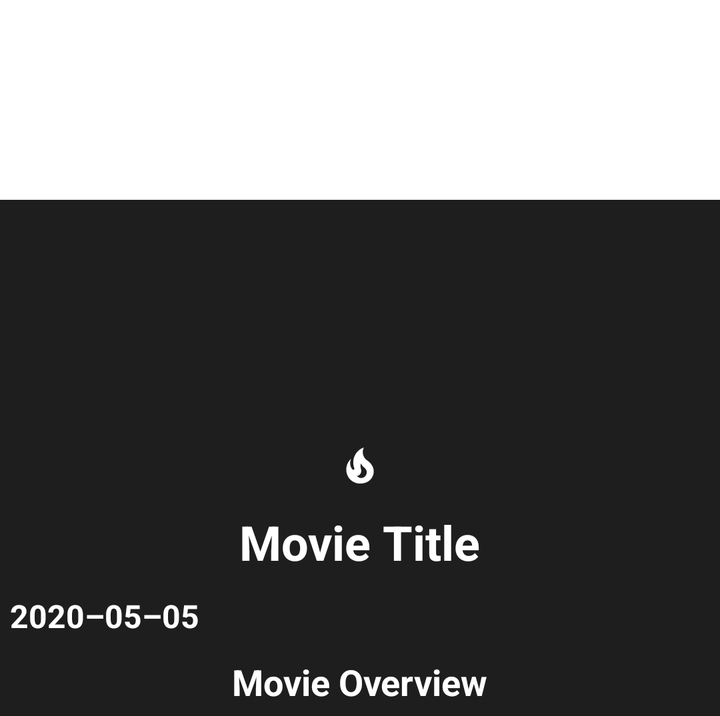
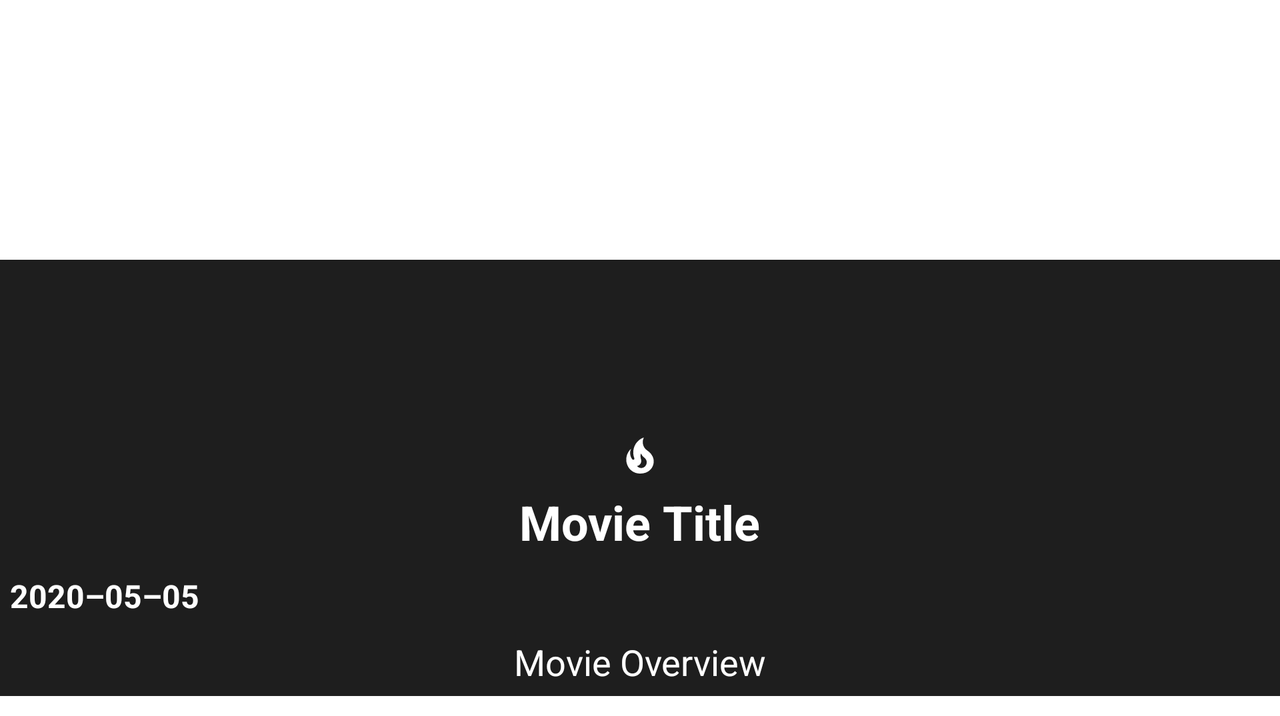

One screen, two layout resources from the same app: the default and the repository's alternative for another configuration. Each is rendered where Android would select it; the XML of both is given below.
<!-- AndroidManifest.xml: application theme AppTheme -->
<!-- res/layout/fragment_details.xml -->
<?xml version="1.0" encoding="utf-8"?>
<ScrollView xmlns:android="http://schemas.android.com/apk/res/android"
    xmlns:app="http://schemas.android.com/apk/res-auto"
    android:layout_width="match_parent"
    android:layout_height="wrap_content">
<androidx.constraintlayout.widget.ConstraintLayout
    android:id="@+id/movie_detail"
    android:layout_width="match_parent"
    android:layout_height="wrap_content">

    <LinearLayout
        android:id="@+id/linear_layout"
        android:layout_width="match_parent"
        android:layout_height="wrap_content"
        android:layout_marginTop="100dp"
        android:background="#1E1E1E"
        android:gravity="center_horizontal"
        android:orientation="vertical"
        android:padding="5dp"
        app:layout_constraintStart_toStartOf="parent"
        app:layout_constraintEnd_toEndOf="parent"
        app:layout_constraintTop_toTopOf="parent">

        <TextView
            android:id="@+id/tvFragmentTitle"
            android:layout_width="wrap_content"
            android:layout_height="wrap_content"
            android:layout_marginTop="150dp"
            android:text="@string/movie_title"
            android:textColor="#FFF"
            android:textSize="24sp"
            android:textStyle="bold" />

        <TextView
            android:id="@+id/tvFragmentDate"
            android:layout_width="wrap_content"
            android:layout_height="wrap_content"
            android:layout_gravity="start"
            android:layout_marginTop="10dp"
            android:text="@string/_2020_05_05"
            android:textColor="#FFF"
            android:textSize="16sp"
            android:textStyle="bold" />

            <TextView
                android:id="@+id/tvFragmentOverview"
                android:layout_width="wrap_content"
                android:layout_height="wrap_content"
                android:layout_marginTop="10dp"
                android:text="@string/movie_overview"
                android:textColor="#FFF"
                android:textSize="18sp"
                android:textStyle="bold" />
    </LinearLayout>

    <ImageView
        android:id="@+id/ivFragmentPoster"
        android:layout_width="200dp"
        android:layout_height="wrap_content"
        android:layout_alignParentTop="true"
        android:layout_centerHorizontal="true"
        android:backgroundTint="#000"
        android:contentDescription="@string/imageview_fragment_description"
        android:padding="5dp"
        android:src="@drawable/ic_fire"
        android:translationY="150dp"
        app:layout_constraintBottom_toTopOf="@id/linear_layout"
        app:layout_constraintStart_toStartOf="parent"
        app:layout_constraintEnd_toEndOf="parent" />
</androidx.constraintlayout.widget.ConstraintLayout>
</ScrollView>
<!-- resources referenced by this layout -->
<resources>
  <!-- drawable ic_fire (drawable) -->
  <vector xmlns:android="http://schemas.android.com/apk/res/android"
      android:width="24dp"
      android:height="24dp"
      android:viewportWidth="24"
      android:viewportHeight="24">
      <path
          android:fillColor="#FFF"
          android:pathData="M17.55,11.2C17.32,10.9 17.05,10.64 16.79,10.38C16.14,9.78 15.39,9.35 14.76,8.72C13.3,7.26 13,4.85 13.91,3C13,3.23 12.16,3.75 11.46,4.32C8.92,6.4 7.92,10.07 9.12,13.22C9.16,13.32 9.2,13.42 9.2,13.55C9.2,13.77 9.05,13.97 8.85,14.05C8.63,14.15 8.39,14.09 8.21,13.93C8.15,13.88 8.11,13.83 8.06,13.76C6.96,12.33 6.78,10.28 7.53,8.64C5.89,10 5,12.3 5.14,14.47C5.18,14.97 5.24,15.47 5.41,15.97C5.55,16.57 5.81,17.17 6.13,17.7C7.17,19.43 9,20.67 10.97,20.92C13.07,21.19 15.32,20.8 16.93,19.32C18.73,17.66 19.38,15 18.43,12.72L18.3,12.46C18.1,12 17.83,11.59 17.5,11.21L17.55,11.2M14.45,17.5C14.17,17.74 13.72,18 13.37,18.1C12.27,18.5 11.17,17.94 10.5,17.28C11.69,17 12.39,16.12 12.59,15.23C12.76,14.43 12.45,13.77 12.32,13C12.2,12.26 12.22,11.63 12.5,10.94C12.67,11.32 12.87,11.7 13.1,12C13.86,13 15.05,13.44 15.3,14.8C15.34,14.94 15.36,15.08 15.36,15.23C15.39,16.05 15.04,16.95 14.44,17.5H14.45Z" />
  </vector>
  <string name="_2020_05_05">2020–05–05</string>
  <string name="imageview_fragment_description">ImageView fragment - description</string>
  <string name="movie_overview">Movie Overview</string>
  <string name="movie_title">Movie Title</string>
  <style name="AppTheme" parent="Theme.MaterialComponents.Light.DarkActionBar">
          
          <item name="colorPrimary">@color/colorPrimary</item>
          <item name="colorPrimaryDark">@color/colorPrimaryDark</item>
          <item name="colorAccent">@color/colorPrimary</item>
          <item name="alertDialogTheme">@style/AlertDialogTheme</item>
      </style>
  <color name="colorPrimary">#061ca6</color>
  <color name="colorPrimaryDark">#041581</color>
  <style name="AlertDialogTheme" parent="ThemeOverlay.MaterialComponents.Dialog.Alert">
          <item name="buttonBarNegativeButtonStyle">@style/NegativeButtonStyle</item>
          <item name="buttonBarPositiveButtonStyle">@style/PositiveButtonStyle</item>
          <item name="android:textColor">#212121</item>
          <item name="android:textColorPrimary">#666666</item>
      </style>
  <style name="NegativeButtonStyle" parent="Widget.MaterialComponents.Button.TextButton.Dialog">
          <item name="android:textColor">#6101e7</item>
      </style>
  <style name="PositiveButtonStyle" parent="Widget.MaterialComponents.Button.TextButton.Dialog">
          <item name="android:textColor">#6101e7</item>
      </style>
</resources>
<!-- res/layout-land/fragment_details.xml (the repository's variant of the layout above) -->
<!-- drawn on the phone turned sideways -->
<?xml version="1.0" encoding="utf-8"?>
<ScrollView xmlns:android="http://schemas.android.com/apk/res/android"
    xmlns:app="http://schemas.android.com/apk/res-auto"
    android:layout_width="match_parent"
    android:layout_height="wrap_content">
<androidx.constraintlayout.widget.ConstraintLayout
    android:id="@+id/movie_detail"
    android:layout_width="match_parent"
    android:layout_height="wrap_content"
    android:layout_marginBottom="10dp">

    <LinearLayout
        android:id="@+id/linear_layout"
        android:layout_width="match_parent"
        android:layout_height="wrap_content"
        android:layout_marginTop="130dp"
        android:background="#1E1E1E"
        android:gravity="center_horizontal"
        android:orientation="vertical"
        android:padding="5dp"
        app:layout_constraintStart_toStartOf="parent"
        app:layout_constraintEnd_toEndOf="parent"
        app:layout_constraintTop_toTopOf="parent">

        <TextView
            android:id="@+id/tvFragmentTitle"
            android:layout_width="wrap_content"
            android:layout_height="wrap_content"
            android:layout_marginTop="110dp"
            android:text="@string/movie_title"
            android:textColor="#FFF"
            android:textSize="24sp"
            android:textStyle="bold" />

        <TextView
            android:id="@+id/tvFragmentDate"
            android:layout_width="wrap_content"
            android:layout_height="wrap_content"
            android:layout_gravity="start"
            android:layout_marginTop="10dp"
            android:text="@string/_2020_05_05"
            android:textColor="#FFF"
            android:textSize="16sp"
            android:textStyle="bold" />

        <ScrollView
            android:layout_width="wrap_content"
            android:layout_height="wrap_content">

            <TextView
                android:id="@+id/tvFragmentOverview"
                android:layout_width="wrap_content"
                android:layout_height="wrap_content"
                android:layout_marginTop="10dp"
                android:text="@string/movie_overview"
                android:textColor="#FFF"
                android:textSize="18sp" />
        </ScrollView>
    </LinearLayout>

    <ImageView
        android:id="@+id/ivFragmentPoster"
        android:layout_width="150dp"
        android:layout_height="wrap_content"
        android:layout_alignParentTop="true"
        android:layout_centerHorizontal="true"
        android:backgroundTint="#000"
        android:translationY="110dp"
        android:contentDescription="@string/imageview_fragment_description"
        android:src="@drawable/ic_fire"
        app:layout_constraintStart_toStartOf="parent"
        app:layout_constraintEnd_toEndOf="parent"
        app:layout_constraintBottom_toTopOf="@id/linear_layout"/>
</androidx.constraintlayout.widget.ConstraintLayout>
</ScrollView>
